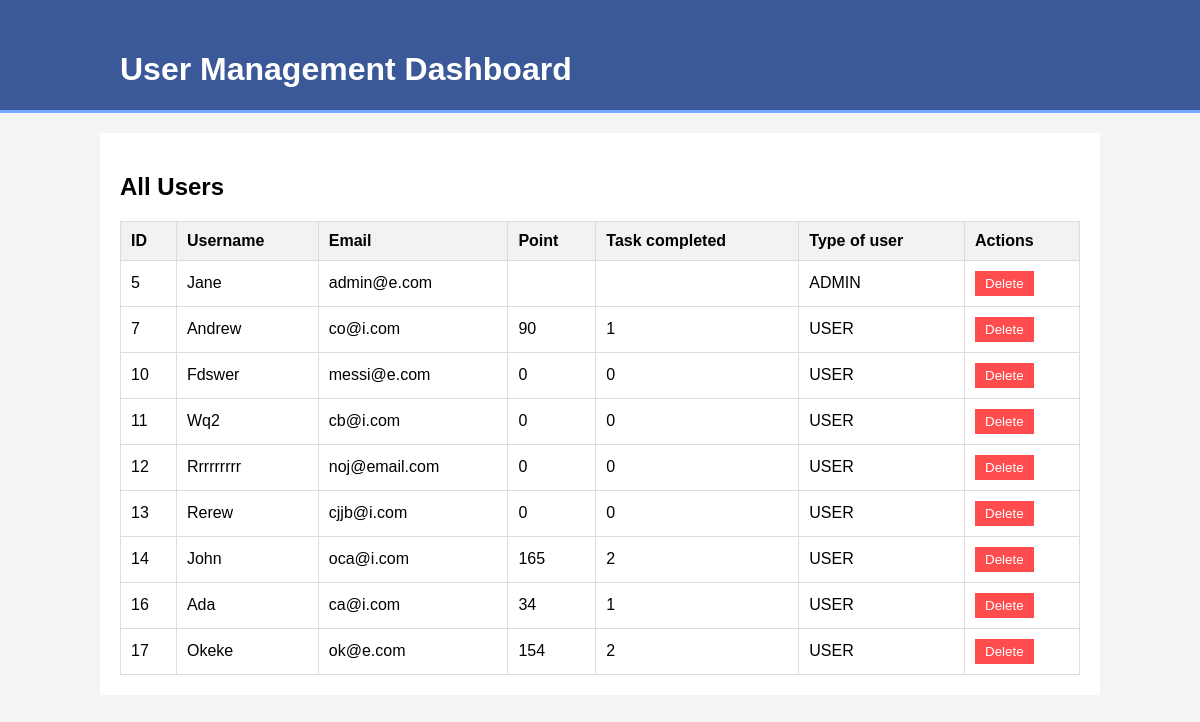
The app's page /User_manager/ with its own data.
### mytask/models.py (models this page shows, shortened)
class MyUsers(AbstractBaseUser,PermissionsMixin):
    class Role(models.TextChoices):
        ADMIN = 'ADMIN','Admin'
        USER = 'USER','User'
    user_type = models.CharField(max_length=50, choices=Role.choices)
    username = models.CharField(max_length=255,null=True,unique=True)
    email = models.EmailField(_("email address"), unique=True)
    created_at  = models.DateTimeField(default=timezone.now)
    is_staff = models.BooleanField(default=False)
    is_superuser = models.BooleanField(default=False)
    is_active = models.BooleanField(default=False)
    objects =  CustomUserManager()
    USERNAME_FIELD = "email"
    REQUIRED_FIELDS = ['username']

class UserProfile(models.Model):
    user = models.OneToOneField(MyUsers, on_delete = models.CASCADE,related_name='auth_users')
    total_points =models.IntegerField( default=0, blank=True)
    number_of_task_completed = models.IntegerField(default=0,blank=True)

### mytask/views.py (the view)
# urls.py: path('User_manager/',views.view_all_user, name='view_all_user'),
def view_all_user(request):
    users = MyUsers.objects.only('email').order_by('id')
    context = {'users':users}
    return render(request,'mytask/all_users.html',context)

### mytask/templates/mytask/all_users.html (shortened to what this page needs)
<!DOCTYPE html>
<html lang="en">
<head>
</head>
<body>
    <header>
        <div class="container">
            <h1>User Management Dashboard</h1>
        </div>
    </header>
    <div class="container main">
        <h2>All Users</h2>
        <table>
            <thead>
                <tr>
                    <th>ID</th>
                    <th>Username</th>
                    <th>Email</th>
                    <th>Point</th>
                    <th>Task completed</th>
                    <th>Type of user</th>
                    <th>Actions</th>
                </tr>
            </thead>
            <tbody>
                {% for user in users %}
                <tr>
                    <td>{{ user.id }}</td>
                    <td>{{ user.username }}</td>
                    <td>{{ user.email }}</td>
                    <td>{{ user.auth_users.total_points}}</td>
                    <td>{{ user.auth_users.number_of_task_completed }}</td>
                    <td>{{ user.user_type }}</td>
                    <td>
                    <a href='{% url "delete_user" user.id %}'><button type="submit" class="btn-delete">Delete</button></a>
                    </td>
                </tr>
                {% endfor %}
            </tbody>
        </table>
    </div>
</body>
</html>

### mytask/templates/mytask/all_users.html (style rules this page uses)
body { font-family: Arial, sans-serif; background-color: #f4f4f4; margin: 0; padding: 0; }
.container { width: 80%; margin: auto; overflow: hidden; }
header { background: #3b5998; color: #fff; padding-top: 30px; min-height: 70px; border-bottom: #77aaff 3px solid; }
.main { padding: 20px; background: #fff; margin-top: 20px; }
table { width: 100%; border-collapse: collapse; }
table, th, td { border: 1px solid #ddd; }
th, td { padding: 10px; text-align: left; }
th { background-color: #f2f2f2; }
.btn-delete { background-color: #ff4d4d; color: white; border: none; padding: 5px 10px; cursor: pointer; }

### records on screen
MyUsers: id "5", username "Jane", email "admin@e.com", user_type "ADMIN"
MyUsers: id "7", username "Andrew", email "co@i.com", auth_users.total_points "90", auth_users.number_of_task_completed "1", user_type "USER"
MyUsers: id "10", username "Fdswer", email "messi@e.com", auth_users.total_points "0", auth_users.number_of_task_completed "0", user_type "USER"
MyUsers: id "11", username "Wq2", email "cb@i.com", auth_users.total_points "0", auth_users.number_of_task_completed "0", user_type "USER"
MyUsers: id "12", username "Rrrrrrrrr", email "noj@email.com", auth_users.total_points "0", auth_users.number_of_task_completed "0", user_type "USER"
MyUsers: id "13", username "Rerew", email "cjjb@i.com", auth_users.total_points "0", auth_users.number_of_task_completed "0", user_type "USER"
MyUsers: id "14", username "John", email "oca@i.com", auth_users.total_points "165", auth_users.number_of_task_completed "2", user_type "USER"
MyUsers: id "16", username "Ada", email "ca@i.com", auth_users.total_points "34", auth_users.number_of_task_completed "1", user_type "USER"
MyUsers: id "17", username "Okeke", email "ok@e.com", auth_users.total_points "154", auth_users.number_of_task_completed "2", user_type "USER"
